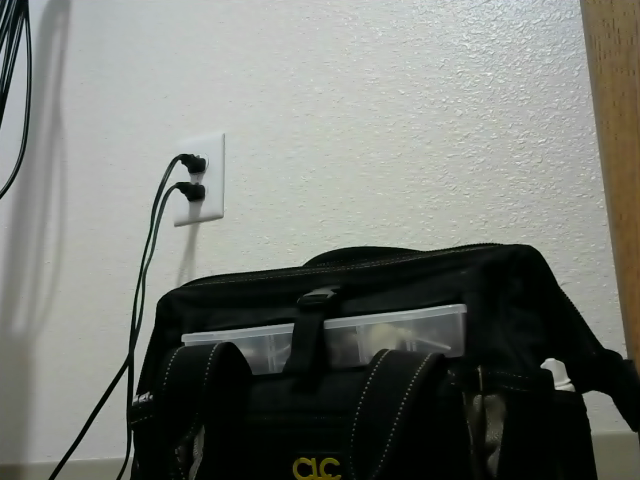
#> input picture python/imageComparer/images/bagL.png, 640 x 480 px, given in place of bagL.pngL.png, which was not available
$ python imgcomp3.py
#> lines starting #> are read from the running program, lines starting #| are printed output that depends on the picture; pictures that were not available may be replaced by others from this repository, and a replacement may not be noted
# nabbed from: https://docs.opencv.org/3.1.0/dd/d53/tutorial_py_depthmap.html

import numpy as np
import cv2
import time

imset = input("image set: ")
#> the answer given: images/bagL.png

imgL = cv2.imread(imset+'L.png',0)
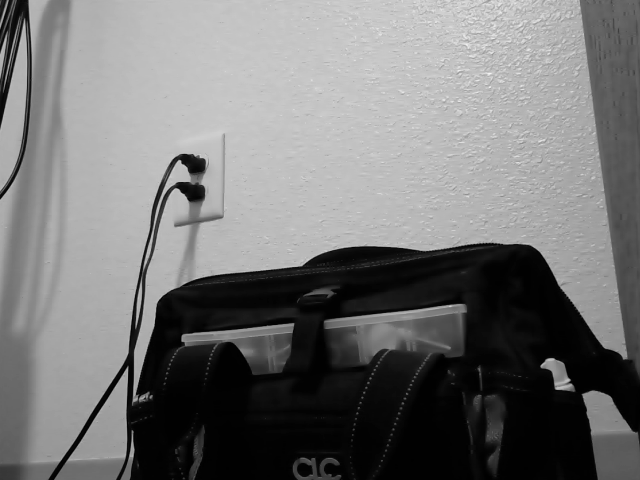
#> imgL: shape (480, 640); min 0, max 244, mean 117.2
imgR = cv2.imread(imset+'R.png',0)
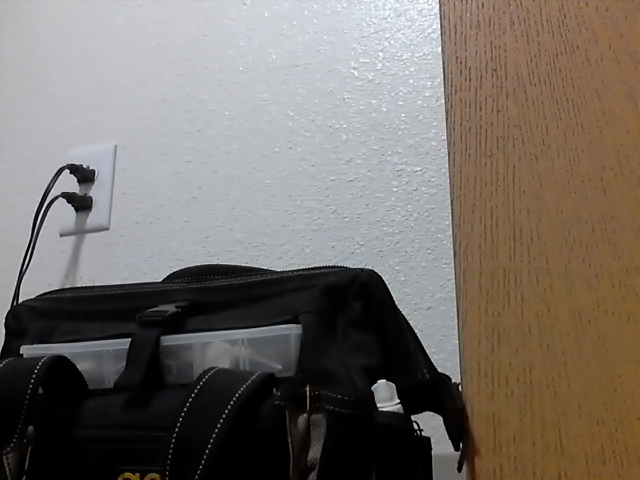
#> input picture python/imageComparer/images/bagR.png, 640 x 480 px, given in place of bagL.pngR.png, which was not available
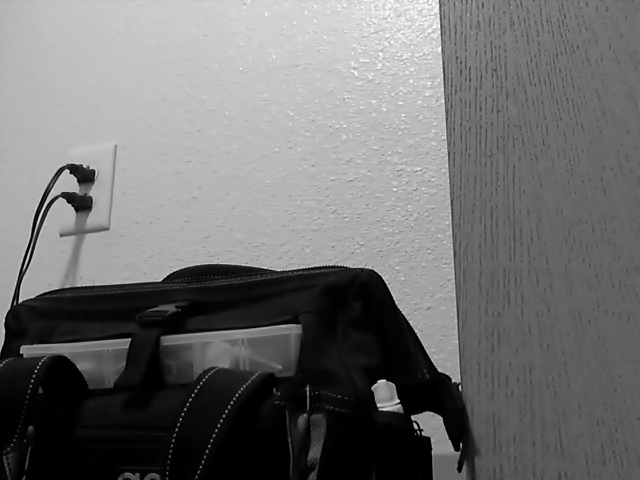
#> imgR: shape (480, 640); min 0, max 252, mean 112

cv2.imshow('left',imgL)
cv2.imshow('right',imgR)


stereo = cv2.StereoBM_create(numDisparities=16, blockSize=15)
disparity = stereo.compute(imgL,imgR)
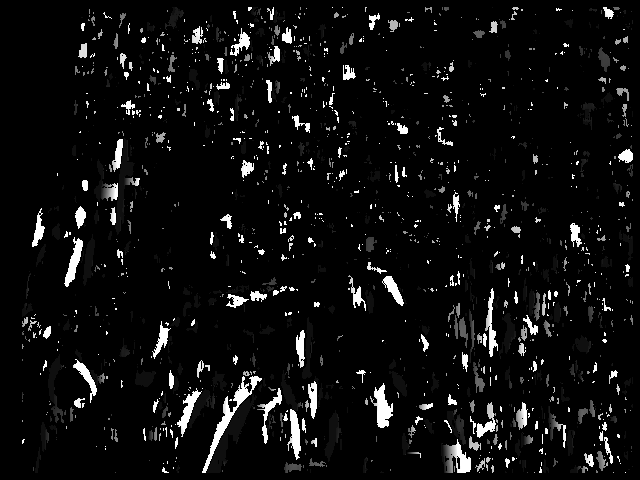
#> disparity: shape (480, 640) int16; min -16, max 240, mean -1.5; drawn with min black and max white
cv2.imshow('test',disparity/(disparity.max()-disparity.min()))
cv2.waitKey(0)
cv2.destroyAllWindows()
